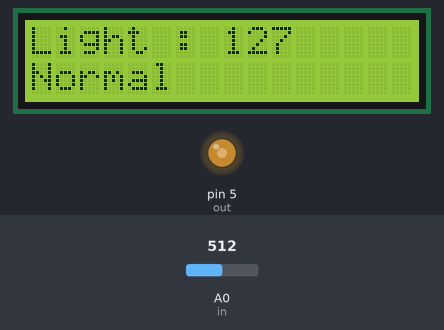
Bench run of a sketch on a simulated Arduino Uno, built with avr-gcc and run on an emulated ATmega328P. On the bench: 16×2 character LCD, output pins drawn as LEDs (lit = HIGH). The inputs (shaded band) are chosen by the test bench; at power-on: A0 (in) = 512.

Above: at 0.1 s.
1.3 s: A0 (in) set to 412
At 2.9 s:
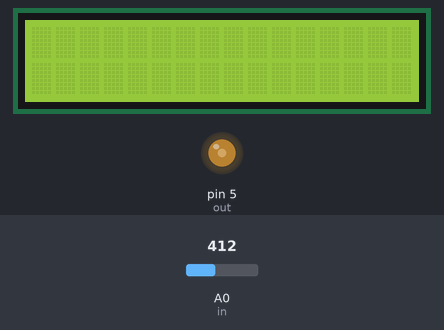
4.0 s: A0 (in) set to 384
At 5.3 s:
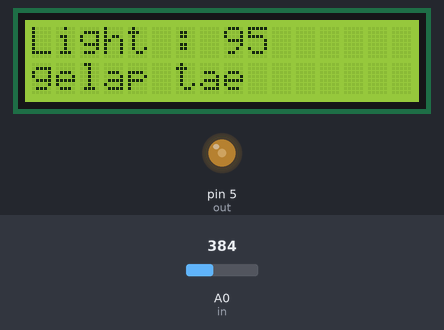
9.0 s: A0 (in) set to 900
At 9.6 s:
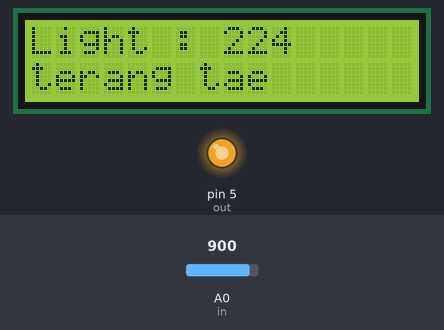
13.6 s: A0 (in) set to 816
At 15.0 s:
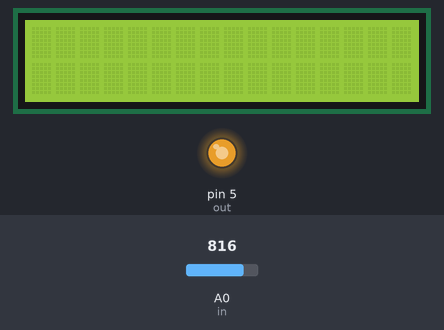
16.1 s: A0 (in) set to 799
At 17.4 s:
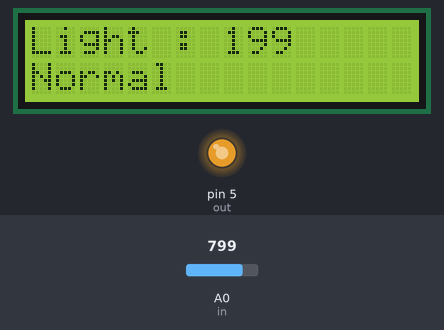
21.1 s: A0 (in) set to 716
At 21.5 s:
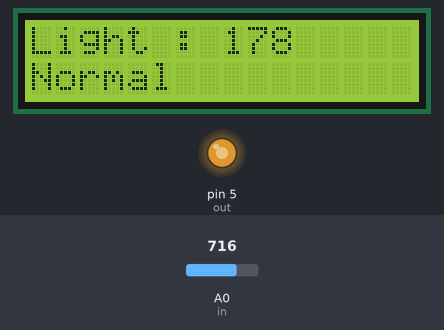
Timing chart, 0 to 24.1 s (numbered marks = the images above; inputs shaded):
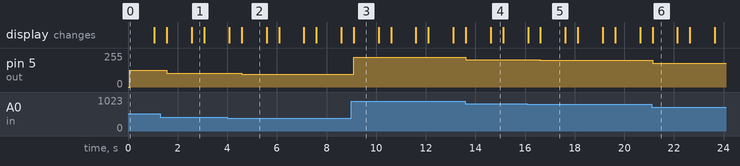

Measured:
- the behaviour switches between 402 and 401 on A0 (in) (found by bisection; images 1 and 2)
- the behaviour switches between 807 and 806 on A0 (in) (found by bisection; images 4 and 5)
- after the input at 1.3 s, pin 5 (out): 127/255 → 102/255 after 0.27 s; the display: first changes after 0.27 s (image 1 shows a later state)
- after the input at 4.0 s, pin 5 (out): 102/255 → 95/255 after 0.58 s; the display: first differs from a run without the input after 0.58 s (image 2)
- after the input at 9.0 s, pin 5 (out): 95/255 → 224/255 after 0.10 s; the display: changes after 0.10 s (image 3)
- after the input at 13.6 s, pin 5 (out): 224/255 → 203/255 at once; the display: first changes at once (image 4 shows a later state)
- after the input at 16.1 s, pin 5 (out): 203/255 → 199/255 after 0.52 s; the display: first differs from a run without the input after 0.52 s (image 5)
- after the input at 21.1 s, pin 5 (out): 199/255 → 178/255 at once; the display: changes at once (image 6)

The sketch:

pwm.ino
```cpp
#include <LiquidCrystal.h>
LiquidCrystal lcd(7,6,9,10,11,12);
const int in = A0;
const int out = 5;

void setup() {
  // put your setup code here, to run once:
  pinMode(in,INPUT);
  pinMode(out,OUTPUT);
  lcd.begin(16,2);
}
int rd = 0;
int brg = 0;

void loop() {
  // put your main code here, to run repeatedly:
  lcd.setCursor(0,0);
  rd = analogRead(in);
  brg = map(rd,0,1023,0,255);
  lcd.print("Light : ");
  lcd.print(brg);
  lcd.setCursor(0,1);
  if(brg>200){
     lcd.print("terang tae");
  }
  else if(brg<100){
    lcd.print("gelap tae");
  }
  else{
    lcd.print("Normal");
  }
  analogWrite(out,brg);
  delay(1000);
  lcd.clear();
  delay(500);
}
```
